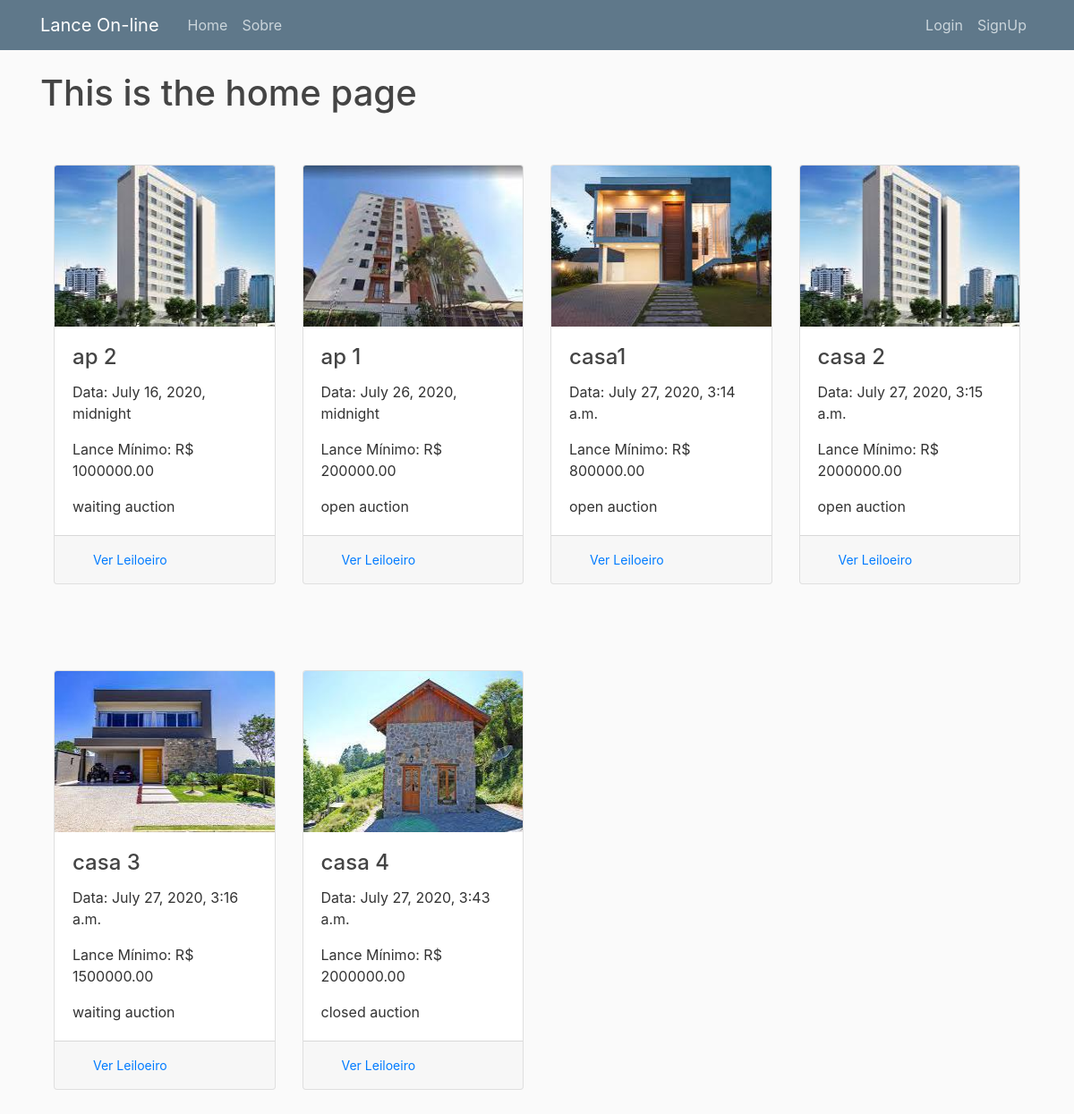
The page / on the database its author committed.
### sales/models.py (models this page shows, shortened)
class Immobile(models.Model):
    kind = models.ForeignKey(ImmobileKind, on_delete=models.CASCADE)
    city = models.ForeignKey(City, on_delete=models.CASCADE)
    neighborhood = models.ForeignKey(Neighborhood, on_delete=models.CASCADE)
    status = models.ForeignKey(Status, on_delete=models.CASCADE)
    seller = models.ForeignKey(Seller, on_delete=models.CASCADE)
    name = models.CharField(max_length=200)
    description = models.TextField()
    price = models.DecimalField(
        null=True, blank=True, max_digits=15, decimal_places=2)
    size = models.DecimalField(
        null=True, blank=True, max_digits=15, decimal_places=2)
    rooms = models.IntegerField(null=True, blank=True)
    address = models.CharField(max_length=200, null=True, blank=True)
    url_origin = models.URLField(max_length=200)
    date_created = models.DateTimeField(default=timezone.now)
    date_auction = models.DateTimeField(null=True, blank=True)
    image = models.ImageField(null=True, blank=True, upload_to='immobile_pics')
    liked = models.ManyToManyField(
        User, default=None, blank=True, related_name='liked')

class Status(models.Model):
    name = models.CharField(max_length=100)
    def __str__(self):
        return self.name

### sales/views.py (the view)
# urls.py: 2. Add a URL to urlpatterns:  path('', views.home, name='home')
def home(request):
    immobiles = Immobile.objects.order_by('date_auction')
    return render(request, 'sales/home.html', {'auctions': immobiles})

### sales/templates/sales/home.html (shortened to what this page needs)
{% extends "sales/base.html" %}
{% block content %}
<h1>This is the home page</h1>
<div class="container-fluid">
    <div class="row">
        {% for auction in auctions %}
        <div class="col-sm-3 my-5">
            <div class="card">
                <div class="view overlay">
                    <img src="{{ auction.image.url }}" class="card-img-top" alt="" width="300" height="180">
                </div>
                <div class="card-body">
                    <h4 class="card-title">{{ auction.name }}</h4>
                    <p class="card-text">Data: {{ auction.date_auction }}</p>
                    <p class="card-text">Lance Mínimo: R$ {{ auction.price }}</p>
                    <p class="card-text">{{ auction.status }}</p>
                </div>
                <div class="card-footer">
                    <div class="container">
                        <a href="{{ auction.url_origin }}" class="btn-sm float-left">Ver Leiloeiro</a>
                    </div>
                </div>
            </div>
        </div>
        {% endfor %}
    </div>
</div>
{% endblock %}

### sales/templates/sales/base.html (shortened to what this page needs)
{% load static %}
<!DOCTYPE html>
<html lang="en">
  <head>
    <link rel="stylesheet" href="https://maxcdn.bootstrapcdn.com/bootstrap/4.0.0/css/bootstrap.min.css"
 />
    <link rel="stylesheet" type="text/css" href="{% static 'sales/main.css' %}" />
  </head>
  <body>
    <header class="site-header">
      <nav class="navbar navbar-expand-md navbar-dark bg-steel fixed-top">
        <div class="container">
          <a class="navbar-brand mr-4" href="{% url 'home' %}">Lance On-line</a>
          <div class="collapse navbar-collapse" id="navbarToggle">
            <div class="navbar-nav mr-auto">
              <a class="nav-item nav-link" href="{% url 'home' %}">Home</a>
              <a class="nav-item nav-link" href="{% url 'about' %}">Sobre</a>
            </div>
            <div class="navbar-nav">
              {% if user.is_authenticated %}
              <a class="nav-item nav-link" href="{% url 'sales_list' user.id %}">Meus Leilões</a>
              <a class="nav-item nav-link" href="{% url 'profile' %}">Perfil</a>
              <a class="nav-item nav-link" href="{% url 'logout' %}">Logout</a>
              {% else %}
              <a class="nav-item nav-link" href="{% url 'login' %}">Login</a>
              <a class="nav-item nav-link" href="{% url 'register' %}">SignUp</a>
              {% endif %}
            </div>
          </div>
        </div>
      </nav>
    </header>
    <main role="main" class="container">
      {% block content %}
      {% endblock %}
    </main>
  </body>
</html>

### sales/static/sales/main.css (style rules this page uses)
body { background: #fafafa; color: #333333; margin-top: 5rem; }
h1, h2, h3, h4, h5, h6 { color: #444444; }
.bg-steel { background-color: #5f788a; }
.site-header .navbar-nav .nav-link { color: #cbd5db; }

### rows shown on the page
Immobile: image (picture), name "ap 2", date_auction "July 16, 2020, midnight", price "1000000.00", status "waiting auction"
Immobile: image (picture), name "ap 1", date_auction "July 26, 2020, midnight", price "200000.00", status "open auction"
Immobile: image (picture), name "casa1", date_auction "July 27, 2020, 3:14 a.m.", price "800000.00", status "open auction"
Immobile: image (picture), name "casa 2", date_auction "July 27, 2020, 3:15 a.m.", price "2000000.00", status "open auction"
Immobile: image (picture), name "casa 3", date_auction "July 27, 2020, 3:16 a.m.", price "1500000.00", status "waiting auction"
Immobile: image (picture), name "casa 4", date_auction "July 27, 2020, 3:43 a.m.", price "2000000.00", status "closed auction"
